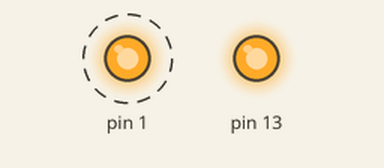
The sketch below on a simulated Arduino Uno, built with avr-gcc and run on an emulated ATmega328P. On the bench: output pins drawn as LEDs (lit = HIGH). Dashed ring = blinking.

Above: at 0.05 s.
Timing chart, 0 to 3.0 s (numbered marks = the images above):
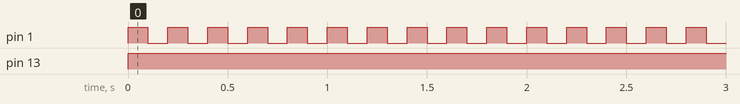

The sketch:

brave_stantia1__1_.ino
```cpp
// C++ code
//
void setup()
{
  pinMode(13, OUTPUT);
  pinMode(1, OUTPUT);
}

void loop()
{
  digitalWrite(13, HIGH);

  digitalWrite(1, HIGH);
  delay(100); // Wait for 100 millisecond(s)
  digitalWrite(1, LOW);
  delay(100); // Wait for 100 millisecond(s)
}
```

Measured:
- by itself, pin 1: alternates HIGH for 0.10 s and LOW for 0.10 s
- by itself, pin 13: LOW → HIGH at 0.00 s
